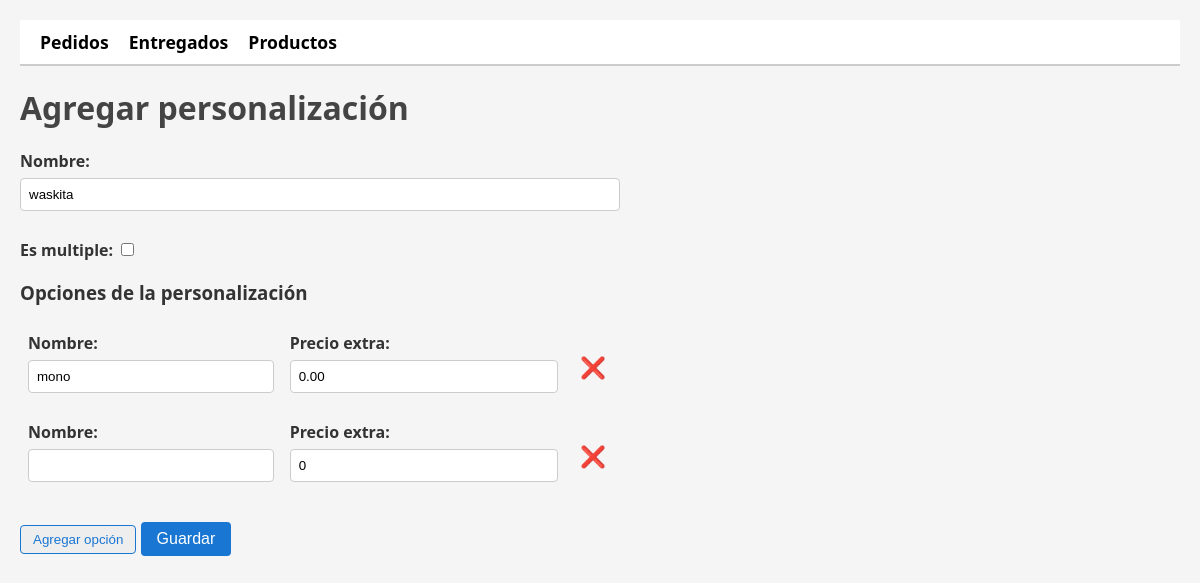
Before: /panel/personalizaciones/editar/6/ with the older database file.
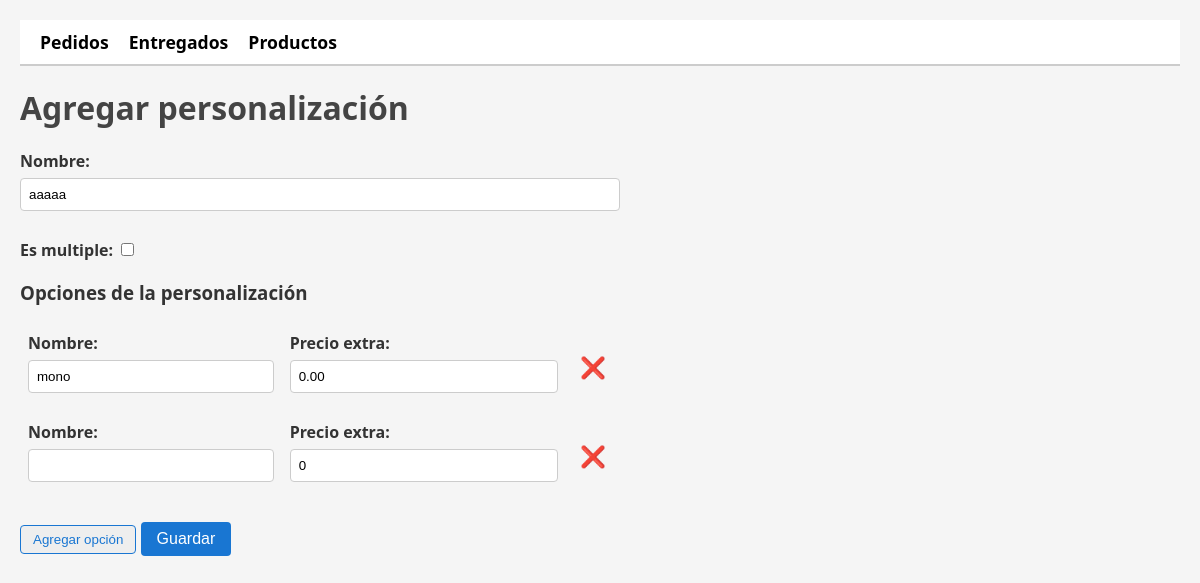
After: the same page with the newer database file.
### mi_app/models.py (models this page shows, shortened)
class PersonalizacionCampo(models.Model):
    nombre = models.CharField(max_length=100)
    es_multiple = models.BooleanField(default=False)  # NUEVO CAMPO

### mi_app/views/admin.py (the view)
# urls.py: path('panel/personalizaciones/editar/<int:pk>/', views.agregar_personalizacion_admin, name='editar_personalizacion_admin'),
def agregar_personalizacion_admin(request, pk=None):
    from ..models import PersonalizacionCampo
    if pk:
        campo = get_object_or_404(PersonalizacionCampo, pk=pk)
    else:
        campo = None
    if request.method == 'POST':
        form = PersonalizacionCampoForm(request.POST, instance=campo)
        formset = PersonalizacionOpcionFormSet(request.POST, instance=campo)
        if form.is_valid() and formset.is_valid():
            campo = form.save()
            formset.instance = campo
            formset.save()
            return redirect('lista_personalizaciones_admin')
    else:
        form = PersonalizacionCampoForm(instance=campo)
        formset = PersonalizacionOpcionFormSet(instance=campo)
    return render(request, 'admin/agregar_personalizacion_admin.html', {'form': form, 'formset': formset, 'editando': pk is not None})

### mi_app/forms.py
class PersonalizacionCampoForm(forms.ModelForm):
    class Meta:
        model = PersonalizacionCampo
        fields = '__all__'

### mi_app/templates/admin/agregar_personalizacion_admin.html (shortened to what this page needs)
{% load static %}
<link rel="stylesheet" href="{% static 'css/admin_panel.css' %}">
<nav class="admin-menu">
  <a href="{% url 'pedidos_admin' %}">Pedidos</a>
  <a href="{% url 'pedidos_entregados_admin' %}">Entregados</a>
  <a href="{% url 'productos_admin' %}">Productos</a>
</nav>
<h1>Agregar personalización</h1>
<form method="post" style="max-width: 600px;">
  {{ form.as_p }}
  <h3>Opciones de la personalización</h3>
  <table id="opciones-table">
    <tbody>
      {% for form in formset %}
      <tr class="opcion-form">
        <td>{{ form.nombre.label_tag }} {{ form.nombre }}</td>
        <td>{{ form.precio_extra.label_tag }} {{ form.precio_extra }}</td>
        <td>
          <button type="button" class="remove-opcion" style="background: none; border: none; color: #d32f2f; font-size: 1.3em; cursor: pointer;">&#10060;</button>
        </td>
      </tr>
      {% endfor %}
    </tbody>
  </table>
  <button type="button" id="add-opcion" style="margin: 10px 0; background: #eee; color: #1976d2; border: 1px solid #1976d2; padding: 6px 12px; border-radius: 4px;">Agregar opción</button>
  <button type="submit" style="margin-top: 10px; background: #1976d2; color: white; border: none; padding: 8px 16px; border-radius: 4px;">Guardar</button>
</form>

Changed rows visible on the page:
changed PersonalizacionCampo: nombre "waskita" → "aaaaa"
